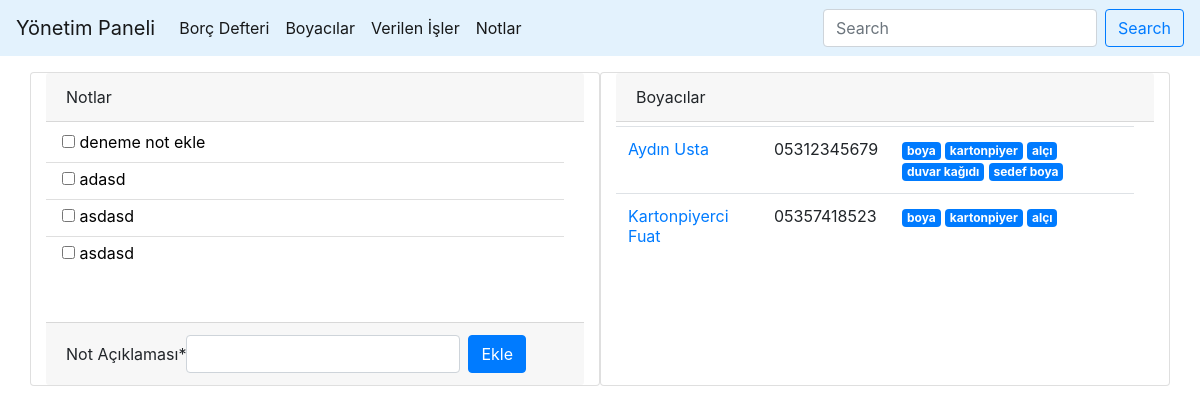
The page / on the database its author committed.
### boya/models.py (models this page shows, shortened)
class Notlar(models.Model):
    not_aciklama = models.CharField(max_length=200, verbose_name="Not Açıklaması")
    yapildi_mi = models.BooleanField(default=False, verbose_name="Yapıldı mı")
    not_tarihi = models.DateTimeField(auto_now_add=True, null=False)
    class Meta:
        verbose_name = "Not"
        verbose_name_plural = "Notlar"

class Boyaci(models.Model):
    isim = models.CharField(max_length=100)
    telefon_no = models.CharField(max_length=11)
    kayit_tarihi = models.DateTimeField(auto_now_add=True)
    aciklama = models.TextField()
    boyaci_etiket = models.ManyToManyField(Etiket, related_name="boyacilar")
    class Meta:
        verbose_name = "Boyacı"
        verbose_name_plural = "Boyacılar"

class Etiket(models.Model):
    etiket_adi = models.CharField(max_length=100)
    class Meta:
        verbose_name = "Etiket"
        verbose_name_plural = "Etiketler"
    def __str__(self):
        return self.etiket_adi

### boya/views.py (the view)
# urls.py: path('', views.ana_sayfa, name="home"),
def ana_sayfa(request):
    if request.method == "POST":
        forms = NotEkleForm(request.POST)
        if forms.is_valid():
            forms.save()
            return redirect('home')
    else:
        forms = NotEkleForm()
    notlar = Notlar.objects.all()
    boyacilar = Boyaci.objects.all()
    return render(request, 'home.html', {'notlar':notlar, 'boyacilar': boyacilar, 'forms':forms})

### boya/forms.py
class NotEkleForm(forms.ModelForm):
    class Meta:
        model = Notlar
        fields = ('not_aciklama',)

### templates/home.html (shortened to what this page needs)
{% extends 'base.html' %}
{% load crispy_forms_tags %}
{% block content %}
<div class="container mt-3">
<div class="row overflow-auto">
  <div class="card col-md-6 col-sm-12">
    <div class="card-header">
      Notlar
    </div>
    <div class="card-body overflow-auto pt-1 pl-0" style="height:200px;">
      <ul class="list-group list-group-flush">
      {% for notum in notlar %}
      {% if not notum.yapildi_mi %}
        <li class="list-group-item pt-1 pb-0 pl-3"><input type="checkbox"  id="{{notum.id}}" name="{{notum.id}}" onclick="myFunction(this.name)" {% if notum.yapildi_mi %} checked{% endif %}>
        <label id="label-{{notum.id}}" name="{{notum.id}}" style="text-decoration:{% if notum.yapildi_mi %}line-through{% else %}none{% endif %}; color:{% if notum.yapildi_mi %}gray{% else %}black{% endif %};">{{notum.not_aciklama}}</label></li>
      {% endif %}
      {% endfor %}
      </ul>
    </div>
    <div class="card-footer ">
      <form method="POST" class="form-inline m-0" >{% csrf_token %}
        {{forms|crispy}}
        <button class="btn btn-primary ml-2" type="submit">Ekle</button>
      </form>
    </div>
  </div>
  <div class="card col-md-6 col-sm-12">
    <div class="card-header">
      Boyacılar
    </div>
    <div class="card-body overflow-auto pt-1 pl-0" style="height:200px;">
    <table class="table table-hover">
      <tbody>
      {% for boyaci in boyacilar %}
        <tr>
          <td><a href="{% url 'boyaci_ayrinti' boyaci.id %}">{{boyaci.isim|title}}</a></td>
          <td>{{boyaci.telefon_no}}</td>
          <td>
          {% for etiket in boyaci.boyaci_etiket.all %}
            <a href="{% url 'etiket' etiket.id %}" class="badge badge-primary">{{ etiket }}</a>
          {% endfor %}
          </td>
        </tr>
      {% endfor %}
      </tbody>
    </table>
    </div>
  </div>
</div>
<br>
</div>
{% endblock content %}

### rows shown on the page
Notlar: not_aciklama "deneme not ekle"
Notlar: not_aciklama "adasd"
Notlar: not_aciklama "asdasd"
Notlar: not_aciklama "asdasd"
Boyaci: isim "Aydın Usta", telefon_no "05312345679"
Etiket: etiket_adi "boya"
Etiket: etiket_adi "kartonpiyer"
Etiket: etiket_adi "alçı"
Etiket: etiket_adi "duvar kağıdı"
Etiket: etiket_adi "sedef boya"
Boyaci: isim "Kartonpiyerci Fuat", telefon_no "05357418523"
